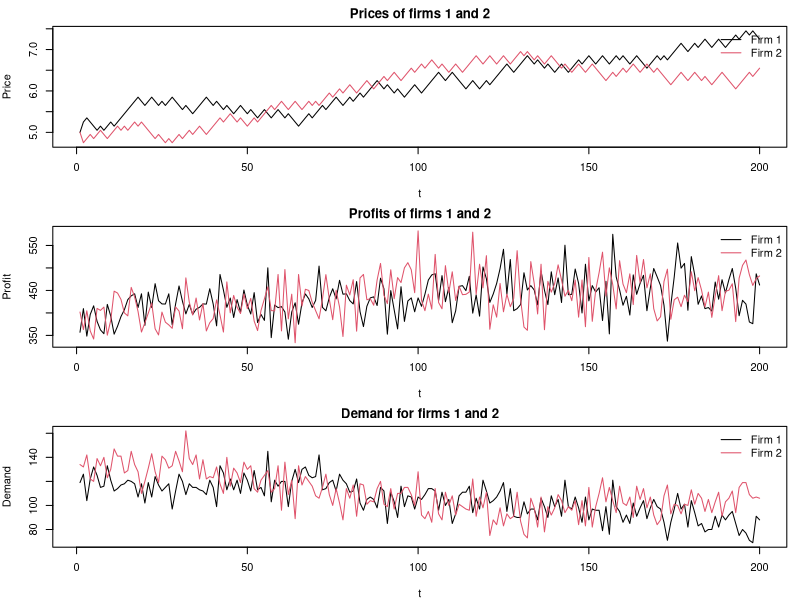

Here is the R script that generated this plot:
# discrete time t = 1, ..., T (T_max);
# N customers with ideal prices and reservation price;
# 2 firms with fixed quality of goods which are deciding on prices;
# the algorithm of buying something is stochasti;c
# the pricing of companies is based on profits and prices for the two previous periods (as we discussed at the meeting)

set.seed(123)

# PARAMETERS

T_max <- 200  # time (number of periods)
N_agents <- 1000 # agents (customers)
q1 <- 0.3 # quality of goods
q2 <- 0.7
c1 <- 2 # marginal costs of firms
c2 <- 2
p1 <- numeric(T_max) #initial prices as for t1 and t2
p2 <- numeric(T_max)
p1[1] <- 5
p2[1] <- 5
p1[2] <- p1[1] * 1.05  # firm 1 makes prices a bit higher
p2[2] <- p2[1] * 0.95  # and 2 a bit lower
price_step <- 0.1 # step of price changing
price_floor <- 0.1 # minimal price allowed
alpha_dist  <- 3   # sensibility to distance between ideal and possibility
gamma_price <- 2   # sensibility to price / reservation

# GENERATION OF AGENTS POPULATION

# reservation price
reservation_raw <- rnorm(N_agents, mean = 10, sd = 2)
reservation <- pmax(reservation_raw, 0.5)  # to not make it negative

# ideal quality
ideal_quality <- runif(N_agents, min = 0, max = 1)

agents <- data.frame(
  reservation   = reservation,
  ideal_quality = ideal_quality
)

# DEMAND FUNCTION

# Возвращает вектор (demand1, demand2) для заданных цен и качеств
simulate_demand <- function(agents, price1, price2, q1, q2,
                            alpha_dist = 3, gamma_price = 2) {
  r  <- agents$reservation
  id <- agents$ideal_quality
  util0 <- 0 # not to buy
  # if price > reservation -> usefulness -Inf, agent does not buy
  util1 <- ifelse(price1 > r,
                  -Inf,
                  -alpha_dist * abs(id - q1) - gamma_price * (price1 / r))
  
  util2 <- ifelse(price2 > r,
                  -Inf,
                  -alpha_dist * abs(id - q2) - gamma_price * (price2 / r))
  
  # Softmax for obtained probabilities
  max_u <- pmax(util0, util1, util2)
  e0 <- exp(util0 - max_u)
  e1 <- exp(util1 - max_u)
  e2 <- exp(util2 - max_u)
  
  denom <- e0 + e1 + e2
  p0 <- e0 / denom     # probability not to buy
  p1 <- e1 / denom     # to buy from firm 1
  p2 <- e2 / denom     # to buy from firm 2
  
  # stochastic choice of every agent
  u <- runif(length(r))
  choice <- ifelse(u < p1,
                   1,
                   ifelse(u < p1 + p2, 2, 0))
  
  demand1 <- sum(choice == 1)
  demand2 <- sum(choice == 2)
  
  return(c(demand1 = demand1, demand2 = demand2))
}

# Rule for updating company prices based on profit/prices
# profit up, price up     -> price up
# profit up, price down   -> price down
# profit down, price up   -> price down
# profit down, price down -> price up

update_price <- function(prev_price, prev_prev_price,
                         prev_profit, prev_prev_profit,
                         step, p_min = 0.1) {
  d_p <- prev_price - prev_prev_price
  d_pi <- prev_profit - prev_prev_profit
  
  direction <- 0
  
  if (d_pi > 0 && d_p > 0) {
    # 1
    direction <- +1
  } else if (d_pi > 0 && d_p < 0) {
    # 2
    direction <- -1
  } else if (d_pi < 0 && d_p > 0) {
    # 3
    direction <- -1
  } else if (d_pi < 0 && d_p < 0) {
    # 4
    direction <- +1
  }
  
  new_price <- prev_price + direction * step
  new_price <- max(new_price, p_min)
  return(new_price)
}

# Main simulation cycle by time

demand1 <- numeric(T_max)
demand2 <- numeric(T_max)
profit1 <- numeric(T_max)
profit2 <- numeric(T_max)

# calculating periods 1 and 2 with prices set initially
for (t in 1:2) {
  d <- simulate_demand(agents, p1[t], p2[t], q1, q2,
                       alpha_dist = alpha_dist, gamma_price = gamma_price)
  demand1[t] <- d["demand1"]
  demand2[t] <- d["demand2"]
  profit1[t] <- (p1[t] - c1) * demand1[t]
  profit2[t] <- (p2[t] - c2) * demand2[t]
}

# then t = 3, ..., T_max. 
# first we update prices according to the rule, then we calculate demand and profit
for (t in 3:T_max) {
  # frim1
  p1[t] <- update_price(
    prev_price      = p1[t - 1],
    prev_prev_price = p1[t - 2],
    prev_profit     = profit1[t - 1],
    prev_prev_profit= profit1[t - 2],
    step            = price_step,
    p_min           = price_floor
  )
  
  # frim2
  p2[t] <- update_price(
    prev_price      = p2[t - 1],
    prev_prev_price = p2[t - 2],
    prev_profit     = profit2[t - 1],
    prev_prev_profit= profit2[t - 2],
    step            = price_step,
    p_min           = price_floor
  )
  
  # demand and revenue in new prices
  d <- simulate_demand(agents, p1[t], p2[t], q1, q2,
                       alpha_dist = alpha_dist, gamma_price = gamma_price)
  demand1[t] <- d["demand1"]
  demand2[t] <- d["demand2"]
  
  profit1[t] <- (p1[t] - c1) * demand1[t]
  profit2[t] <- (p2[t] - c2) * demand2[t]
}

# results

results <- data.frame(
  t       = 1:T_max,
  price1  = p1,
  price2  = p2,
  demand1 = demand1,
  demand2 = demand2,
  profit1 = profit1,
  profit2 = profit2
)
# results

# charts
par(mfrow = c(3, 1), mar = c(4, 4, 2, 1))

# prices
matplot(results$t, cbind(results$price1, results$price2),
        type = "l", lty = 1, xlab = "t", ylab = "Price",
        main = "Prices of firms 1 and 2")
legend("topright", legend = c("Firm 1", "Firm 2"), lty = 1,
       col = 1:2, bty = "n")

# profit
matplot(results$t, cbind(results$profit1, results$profit2),
        type = "l", lty = 1, xlab = "t", ylab = "Profit",
        main = "Profits of firms 1 and 2")
legend("topright", legend = c("Firm 1", "Firm 2"), lty = 1,
       col = 1:2, bty = "n")

# demand
matplot(results$t, cbind(results$demand1, results$demand2),
        type = "l", lty = 1, xlab = "t", ylab = "Demand",
        main = "Demand for firms 1 and 2")
legend("topright", legend = c("Firm 1", "Firm 2"), lty = 1,
       col = 1:2, bty = "n")

############################################################
# Дальше можно:
# - анализировать траекторию цен/прибыли (конвергируют ли, колеблются ли и т.д.)
# - менять параметры alpha_dist, gamma_price, шаг цены, издержки и т.п.
# - сохранять results в файл, строить усреднённые траектории по многим прогонам
############################################################
